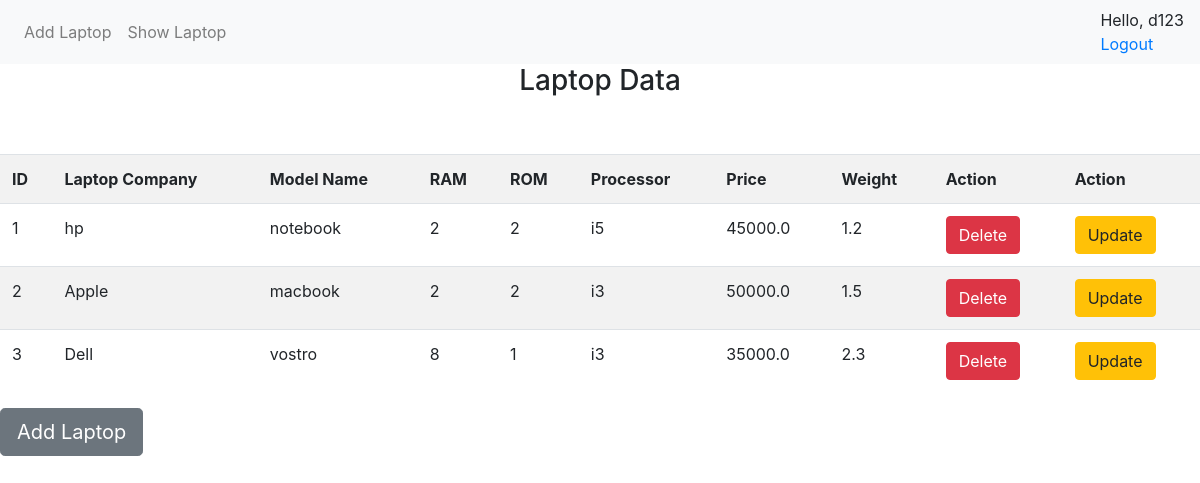
Page /laptop/list/ (signed in) on the committed database.
### App1/models.py (models this page shows, shortened)
class Laptop(models.Model):
    lap_id = models.IntegerField(primary_key=True)
    company = models.CharField(max_length=32)
    model_name = models.CharField(max_length=32)
    ram = models.IntegerField()
    rom = models.IntegerField()
    processor = models.CharField(max_length=32)
    price = models.FloatField()
    weight = models.FloatField()

### App1/views.py (the view)
# urls.py: path('list/', views.LaptopListView.as_view(), name='show_lap'),
class LaptopListView(ListView):
    model = Laptop

### templates/App1/laptop_list.html (shortened to what this page needs)
{% extends 'layout.html' %}
{% load crispy_forms_tags %}
{% block content %}
<p class="h3" align="center">Laptop Data</p>
<br><br>
<table class="table table-striped">
    <tr>
        <th>ID</th>
        <th>Laptop Company</th>
        <th>Model Name</th>
        <th>RAM</th>
        <th>ROM</th>
        <th>Processor</th>
        <th>Price</th>
        <th>Weight</th>
        <th>Action</th>
        <th>Action</th>
    </tr>
     {% for p1 in object_list %}
    <tr>
        <td>{{p1.lap_id}}</td>
        <td>{{p1.company}}</td>
        <td>{{p1.model_name}}</td>
        <td>{{p1.ram}}</td>
        <td>{{p1.rom}}</td>
        <td>{{p1.processor}}</td>
        <td>{{p1.price}}</td>
        <td>{{p1.weight}}</td>
        <td>
            <a href="{% url 'delete' p1.lap_id %}">
                <button class="btn btn-danger">Delete</button>
            </a>
        </td>
        <td>
            <a href="{% url 'update' p1.lap_id %}">
                <button class="btn btn-warning">Update</button>
            </a>
        </td>
    </tr>
    {% endfor %}
</table>
<a class="btn btn-secondary btn-lg " href="{% url 'add_lap' %}">Add Laptop </a>
{% endblock %}

### templates/layout.html (shortened to what this page needs)
<!DOCTYPE html>
<html lang="en">
{% load crispy_forms_tags %}
<head>
    <link rel="stylesheet" href="https://cdn.jsdelivr.net/npm/bootstrap@4.6.1/dist/css/bootstrap.min.css">
</head>
<body>
<nav class="navbar navbar-expand-lg navbar-light bg-light">
  <div class="collapse navbar-collapse" id="navbarNav">
    <ul class="navbar-nav">
        <li class="nav-item">
                <a class="nav-link" href="{% url 'add_lap' %}">Add Laptop</a>
        </li>
        <li class="nav-item">
                <a class="nav-link" href="{% url 'show_lap' %}">Show Laptop</a>
        </li>
        </ul>
        <ul class="navbar-nav ml-auto">
       <span class="authlinks">
        {% if user.is_authenticated %}
            <li><a>Hello, {{user.username}}</a></li>
            <li><a href="{% url 'logout1' %}">Logout</a></li>
        {% else %}
            <li><a href="{% url 'register1' %}">Register</a></li>
            <li><a href="{% url 'login1' %}">Login</a></li>
        {% endif %}
       </span>
       </ul>
  </div>
</nav>
{% block content %}
{% endblock%}
</body>
</html>

### rows in the picture
Laptop: lap_id "1", company "hp", model_name "notebook", ram "2", rom "2", processor "i5", price "45000.0", weight "1.2"
Laptop: lap_id "2", company "Apple", model_name "macbook", ram "2", rom "2", processor "i3", price "50000.0", weight "1.5"
Laptop: lap_id "3", company "Dell", model_name "vostro", ram "8", rom "1", processor "i3", price "35000.0", weight "2.3"

### other values in the picture
{{ user.username }} "d123"
